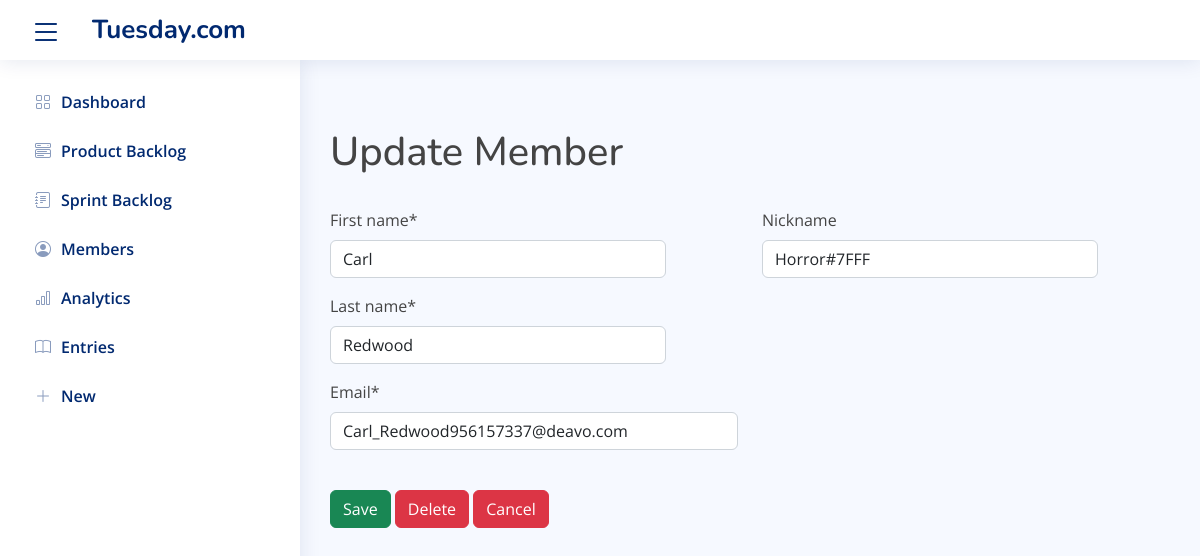
The app's page /members/member/43/update/ with its own data.
### members/models.py (models this page shows, shortened)
class Member(models.Model):
    first_name = models.CharField(max_length=50)
    last_name = models.CharField(max_length=50)
    email = models.EmailField(max_length=50)
    nickname = models.CharField(max_length=20, default='')
    cumulative_work = models.DurationField(default=timedelta(0))
    date_created = models.DateTimeField(default=timezone.now, editable=False)

### members/views.py (the view)
# urls.py: path('member/<int:pk>/update/', MemberUpdateView.as_view(), name='member-update'),
class MemberUpdateView(UpdateView):
    model = Member
    form_class = MemberForm
    success_url = reverse_lazy('member-list')

### members/forms.py (shortened to what this page needs)
class MemberForm(forms.ModelForm):
    first_name = forms.CharField(
        widget=forms.TextInput(attrs={'placeholder': 'Member\'s first name'})
    )
    last_name = forms.CharField(
        widget=forms.TextInput(attrs={'placeholder': 'Member\'s last name'})
    )
    email = forms.EmailField(
        widget=forms.EmailInput(attrs={'placeholder': 'Member\'s email address'})
    )
    nickname = forms.CharField(
        widget=forms.TextInput(attrs={'placeholder': 'What do they call you?'}),
        required=False
    )
    class Meta:
        model = Member
        fields = [
            'first_name',
            'last_name',
            'email',
            'nickname',
        ]

### members/templates/members/member_form.html (shortened to what this page needs)
{% extends 'tasks/base.html' %}
{% load crispy_forms_tags %}
{% block content %}
<form method="POST">
    <fieldset>
        <br>
        <br>
        <div class="page-header">
            {% if member is None %}
            <h1 class="page-header">New Member</h1>
            {% else %}
            <h1 class="page-header">Update Member</h1>
            {% endif %}
        </div>
        <br>
        <div class="row">
            <div class="col-5">
                {{ form.first_name|as_crispy_field }}
            </div>
            <div class="col-1"></div>
            <div class="col-5">
                {{ form.nickname|as_crispy_field }}
            </div>
        </div>
        <div class="row">
            <div class="col-5">
                {{ form.last_name|as_crispy_field }}
            </div>
        </div>
        <div class="row">
            <div class="col-6">
                {{ form.email|as_crispy_field }}
            </div>
        </div>
    </fieldset>
    <br>
    <div>
        <button type="submit" class="btn btn-success">Save
        </button>
        {% if member is not None %}
        <a href="{% url 'member-delete' member.id %}">
            <button type="button" class="btn btn-danger">Delete</button>
        </a>
        <a href="{% url 'member-detail' member.id %}">
            <button type="button" class="btn btn-danger">Cancel</button>
        </a>
        {% else %}
        <a href="{% url 'member-list' %}">
            <button type="button" class="btn btn-danger">Cancel</button>
        </a>
        {% endif %}
    </div>
</form>
{% endblock content %}

### tasks/static/css/productbacklog.css (style rules this page uses)
body { min-height: 100vh; min-height: -webkit-fill-available; }
html { height: -webkit-fill-available; }

### tasks/static/assets/css/style.css (style rules this page uses)
:root { scroll-behavior: smooth; }
body { font-family: "Open Sans", sans-serif; background: #f6f9ff; color: #444444; }
a { color: #4154f1; text-decoration: none; }
h1, h2, h3, h4, h5, h6 { font-family: "Nunito", sans-serif; }
.row { display: flex; }

### records on screen
Member: first_name "Carl", nickname "Horror#7FFF", last_name "Redwood", email "Carl_Redwood956157337@deavo.com"
